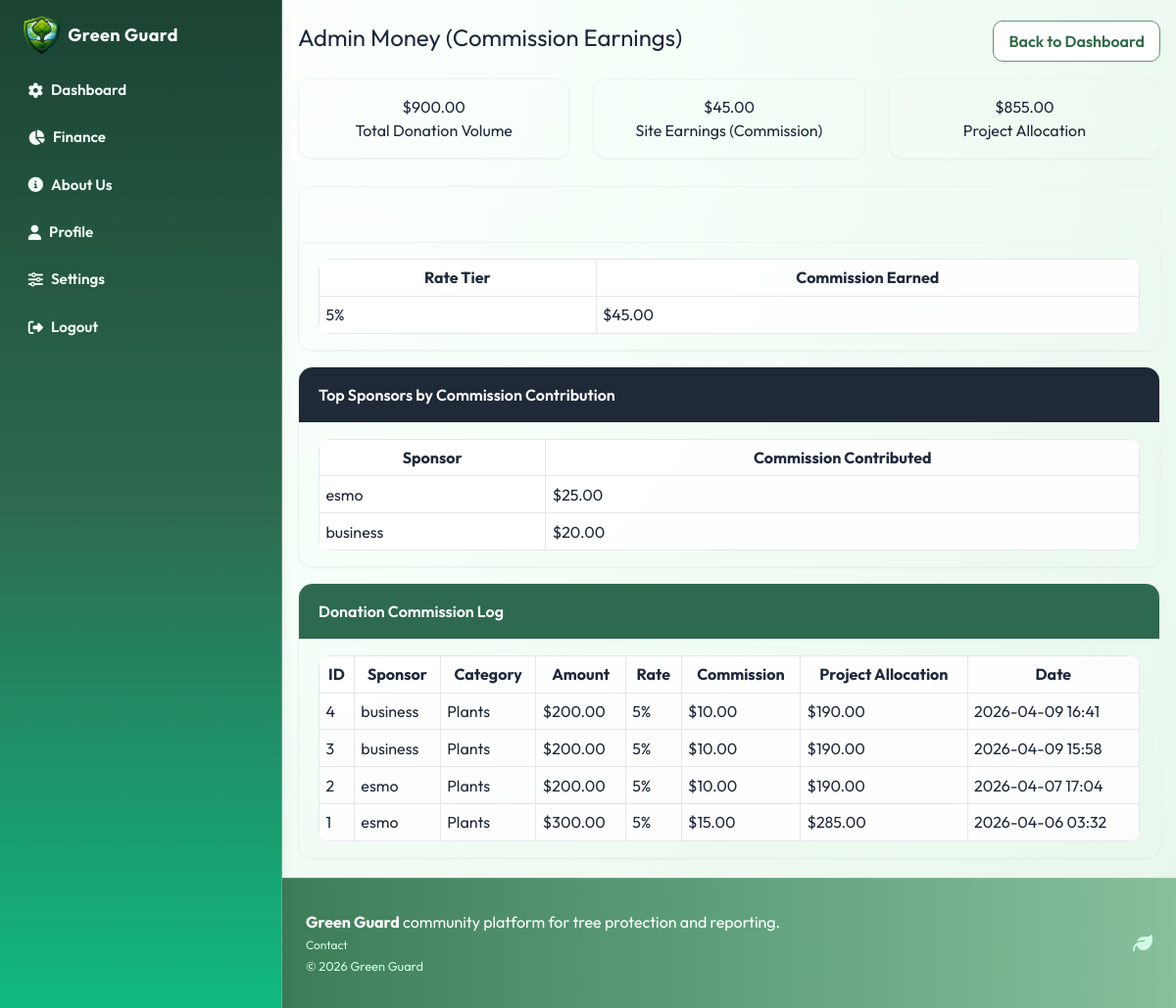
Before: /admin/money (signed in) with the older database file.
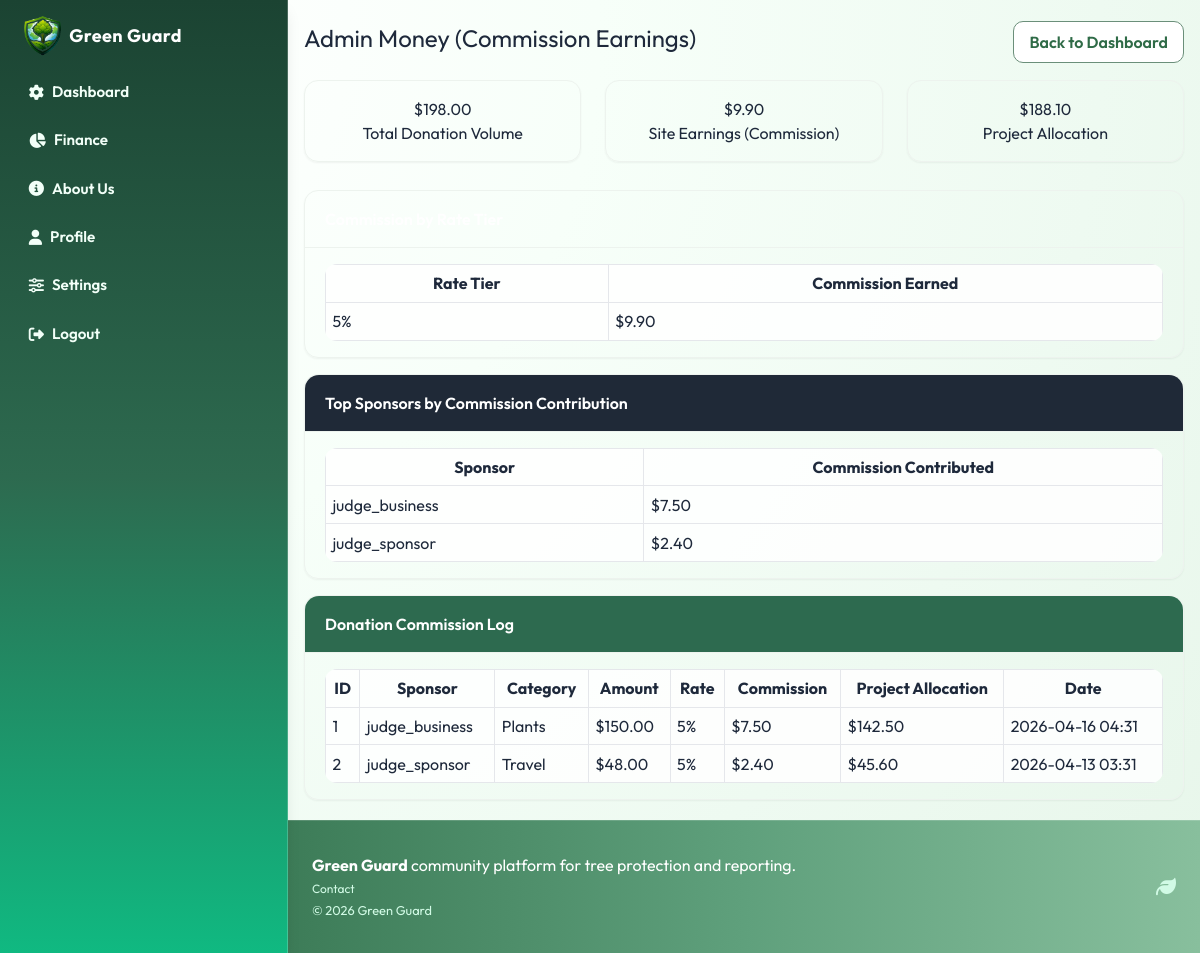
After: the same page with the newer database file.
### models.py (models this page shows, shortened)
class User(UserMixin, db.Model):
    id = db.Column(db.Integer, primary_key=True)
    username = db.Column(db.String(80), unique=True, nullable=False)
    email = db.Column(db.String(120), unique=True, nullable=False)
    password_hash = db.Column(db.String(255), nullable=False)
    role = db.Column(db.String(30), default="individual", nullable=False)
    is_admin = db.Column(db.Boolean, default=False, nullable=False)
    verification_status = db.Column(
        db.String(20), default="approved", nullable=False
    )
    verified_at = db.Column(db.DateTime)
    verified_by_id = db.Column(db.Integer, db.ForeignKey("user.id"))
    created_at = db.Column(
        db.DateTime, default=datetime.utcnow, nullable=False)
    verified_by = db.relationship(
        "User",
        remote_side=[id],
        foreign_keys=[verified_by_id],
        post_update=True,
    )
    tree_records = db.relationship(
        "TreeRecord", backref="user", lazy=True, cascade="all, delete-orphan"
    )
    cutting_reports = db.relationship(
        "CuttingReport", backref="user", lazy=True, cascade="all, delete-orphan"
    )
    volunteer_signups = db.relationship(
        "VolunteerCampaignSignup", backref="user", lazy=True, cascade="all, delete-orphan"
    )
    support_donations = db.relationship(
        "SupportDonation", backref="user", lazy=True, cascade="all, delete-orphan"
    )
    created_campaigns = db.relationship(
        "Campaign", backref="creator", lazy=True, foreign_keys="Campaign.creator_user_id"
    )
    merch_purchases = db.relationship(
        "MerchPurchase", backref="user", lazy=True, cascade="all, delete-orphan"
    )

class SupportDonation(db.Model):
    id = db.Column(db.Integer, primary_key=True)
    category = db.Column(db.String(40), nullable=False)
    donation_item = db.Column(db.String(120), nullable=False)
    quantity = db.Column(db.Integer, default=1, nullable=False)
    amount = db.Column(db.Numeric(10, 2), nullable=False)
    points = db.Column(db.Integer, default=0, nullable=False)
    note = db.Column(db.String(500))
    created_at = db.Column(
        db.DateTime, default=datetime.utcnow, nullable=False)
    user_id = db.Column(db.Integer, db.ForeignKey("user.id"), nullable=False)

### routes/admin.py (the view)
@admin_bp.route("/admin/money")
@login_required
@admin_required
def money():
    sponsor_donations = SupportDonation.query.order_by(
        SupportDonation.created_at.desc()).all()
    total_donation_volume = 0.0
    total_commission_earned = 0.0
    total_project_allocation = 0.0
    rows = []
    commission_by_rate = defaultdict(float)
    commission_by_sponsor = defaultdict(float)
    for donation in sponsor_donations:
        amount = float(donation.amount)
        if amount < 1000:
            commission_rate = 0.05
        elif amount < 5000:
            commission_rate = 0.10
        else:
            commission_rate = 0.15
        commission_amount = amount * commission_rate
        project_allocation = amount - commission_amount
        total_donation_volume += amount
        total_commission_earned += commission_amount
        total_project_allocation += project_allocation
        commission_rate_label = f"{int(commission_rate * 100)}%"
        commission_by_rate[commission_rate_label] += commission_amount
        commission_by_sponsor[donation.user.username] += commission_amount
        rows.append(
            {
                "id": donation.id,
                "sponsor_name": donation.user.username,
                "category": donation.category,
                "amount": amount,
                "rate_label": commission_rate_label,
                "commission_amount": commission_amount,
                "project_allocation": project_allocation,
                "created_at_text": donation.created_at.strftime("%Y-%m-%d %H:%M"),
            }
        )
    top_sponsor_commissions = sorted(
        commission_by_sponsor.items(),
        key=lambda item: item[1],
        reverse=True,
    )[:10]
    rate_breakdown_rows = [
        {
            "rate": rate,
            "commission_total": total,
        }
        for rate, total in sorted(
            commission_by_rate.items(),
            key=lambda item: int(item[0].replace("%", "")),
        )
    ]
    return render_template(
        "admin/money.html",
        total_donation_volume=total_donation_volume,
        total_commission_earned=total_commission_earned,
        total_project_allocation=total_project_allocation,
        rows=rows,
        rate_breakdown_rows=rate_breakdown_rows,
        top_sponsor_commissions=top_sponsor_commissions,
    )

### app.py (called while the page is built)
@login_manager.user_loader
def load_user(user_id: str):
    from models import User
    return User.query.get(int(user_id))

### routes/admin.py (called while the page is built)
def admin_required(view_func):
    @wraps(view_func)
    def wrapped(*args, **kwargs):
        if not current_user.is_authenticated:
            return redirect(url_for("auth.login"))
        if not current_user.is_admin:
            abort(403)
        return view_func(*args, **kwargs)
    return wrapped

### templates/admin/money.html (shortened to what the changed rows need)
{% extends 'base.html' %}
{% block content %}
  <div class="container my-5">
    <div class="row mb-4">
      <div class="col-12 d-flex justify-content-between align-items-center flex-wrap">
        <h1 class="h3 mb-2 mb-md-0">Admin Money (Commission Earnings)</h1>
      </div>
    </div>
    <div class="row mb-4">
      <div class="col-md-4 mb-3">
        <div class="card h-100 shadow-sm">
          <div class="card-body text-center">
            <h2>${{ '%.2f'|format(total_donation_volume) }}</h2>
            <p class="mb-0">Total Donation Volume</p>
          </div>
        </div>
      </div>
      <div class="col-md-4 mb-3">
        <div class="card h-100 shadow-sm border-success">
          <div class="card-body text-center">
            <h2 class="text-success">${{ '%.2f'|format(total_commission_earned) }}</h2>
            <p class="mb-0">Site Earnings (Commission)</p>
          </div>
        </div>
      </div>
      <div class="col-md-4 mb-3">
        <div class="card h-100 shadow-sm">
          <div class="card-body text-center">
            <h2>${{ '%.2f'|format(total_project_allocation) }}</h2>
            <p class="mb-0">Project Allocation</p>
          </div>
        </div>
      </div>
    </div>
    <div class="card shadow-sm mb-4">
      <div class="card-body table-responsive">
        <table class="table table-bordered table-sm mb-0">
          <thead>
            <tr>
              <th>Rate Tier</th>
              <th>Commission Earned</th>
            </tr>
          </thead>
          <tbody>
            {% for row in rate_breakdown_rows %}
              <tr>
                <td>{{ row.rate }}</td>
                <td>${{ '%.2f'|format(row.commission_total) }}</td>
              </tr>
            {% else %}
              <tr>
                <td colspan="2" class="text-center text-muted">No donation data available.</td>
              </tr>
            {% endfor %}
          </tbody>
        </table>
      </div>
    </div>
    <div class="card shadow-sm mb-4">
      <div class="card-body table-responsive">
        <table class="table table-bordered table-sm mb-0">
          <thead>
            <tr>
              <th>Sponsor</th>
              <th>Commission Contributed</th>
            </tr>
          </thead>
          <tbody>
            {% for sponsor_name, commission_total in top_sponsor_commissions %}
              <tr>
                <td>{{ sponsor_name }}</td>
                <td>${{ '%.2f'|format(commission_total) }}</td>
              </tr>
            {% else %}
              <tr>
                <td colspan="2" class="text-center text-muted">No sponsor commission data available.</td>
              </tr>
            {% endfor %}
          </tbody>
        </table>
      </div>
    </div>
    <div class="card shadow-sm">
      <div class="card-body table-responsive">
        <table class="table table-bordered table-sm mb-0">
          <thead>
            <tr>
              <th>ID</th>
              <th>Sponsor</th>
              <th>Category</th>
              <th>Amount</th>
              <th>Rate</th>
              <th>Commission</th>
              <th>Project Allocation</th>
              <th>Date</th>
            </tr>
          </thead>
          <tbody>
            {% for donation in rows %}
              <tr>
                <td>{{ donation.id }}</td>
                <td>{{ donation.sponsor_name }}</td>
                <td>{{ donation.category|replace('_', ' ')|title }}</td>
                <td>${{ '%.2f'|format(donation.amount) }}</td>
                <td>{{ donation.rate_label }}</td>
                <td>${{ '%.2f'|format(donation.commission_amount) }}</td>
                <td>${{ '%.2f'|format(donation.project_allocation) }}</td>
                <td>{{ donation.created_at_text }}</td>
              </tr>
            {% else %}
              <tr>
                <td colspan="8" class="text-center text-muted">No donations found.</td>
              </tr>
            {% endfor %}
          </tbody>
        </table>
      </div>
    </div>
  </div>
{% endblock %}

Changed rows visible on the page:
no longer on this page (row unchanged): User: username "esmo", commission_total "25.00"
no longer on this page (row unchanged): User: username "business", commission_total "20.00"
removed SupportDonation: id "4", sponsor_name "business", category "Plants", amount "200.00", rate_label "5%", commission_amount "10.00", project_allocation "190.00", created_at_text "2026-04-09 16:41"
removed SupportDonation: id "3", sponsor_name "business", category "Plants", amount "200.00", rate_label "5%", commission_amount "10.00", project_allocation "190.00", created_at_text "2026-04-09 15:58"
removed SupportDonation: id "2", sponsor_name "esmo", category "Plants", amount "200.00", rate_label "5%", commission_amount "10.00", project_allocation "190.00", created_at_text "2026-04-07 17:04"
removed SupportDonation: id "1", sponsor_name "esmo", category "Plants", amount "300.00", rate_label "5%", commission_amount "15.00", project_allocation "285.00", created_at_text "2026-04-06 03:32"
added User: username "judge_business", commission_total "7.50"
added User: username "judge_sponsor", commission_total "2.40"
added SupportDonation: id "1", sponsor_name "judge_business", category "Plants", amount "150.00", rate_label "5%", commission_amount "7.50", project_allocation "142.50", created_at_text "2026-04-16 04:31"
added SupportDonation: id "2", sponsor_name "judge_sponsor", category "Travel", amount "48.00", rate_label "5%", commission_amount "2.40", project_allocation "45.60", created_at_text "2026-04-13 03:31"
Other visible differences:
{{ '%.2f'|format(total_donation_volume) }}: "900.00" → "198.00"
{{ '%.2f'|format(total_commission_earned) }}: "45.00" → "9.90"
{{ '%.2f'|format(total_project_allocation) }}: "855.00" → "188.10"
new list line: "5% $ 9.90"
list line gone: "5% $ 45.00"
